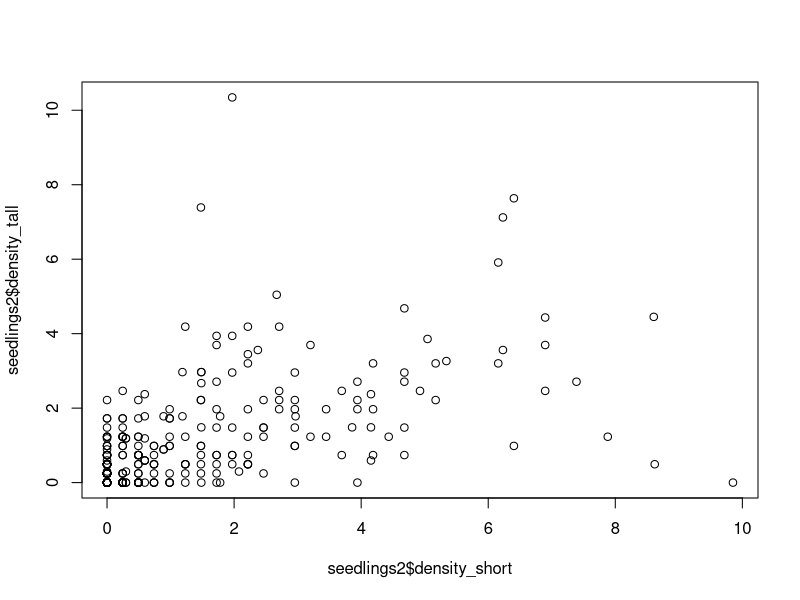
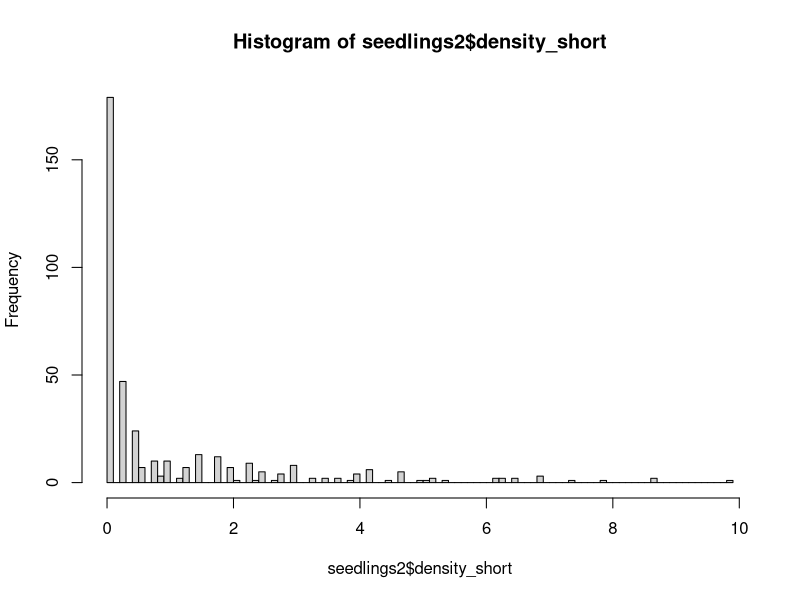
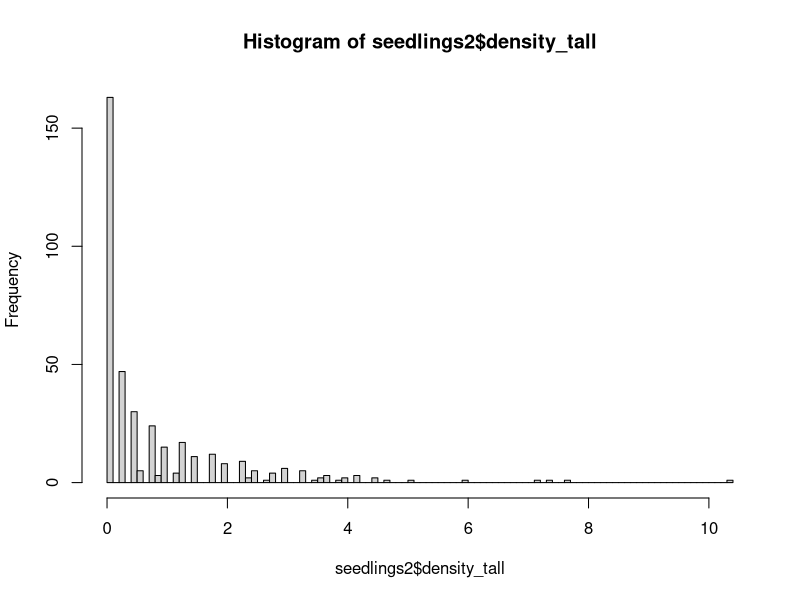
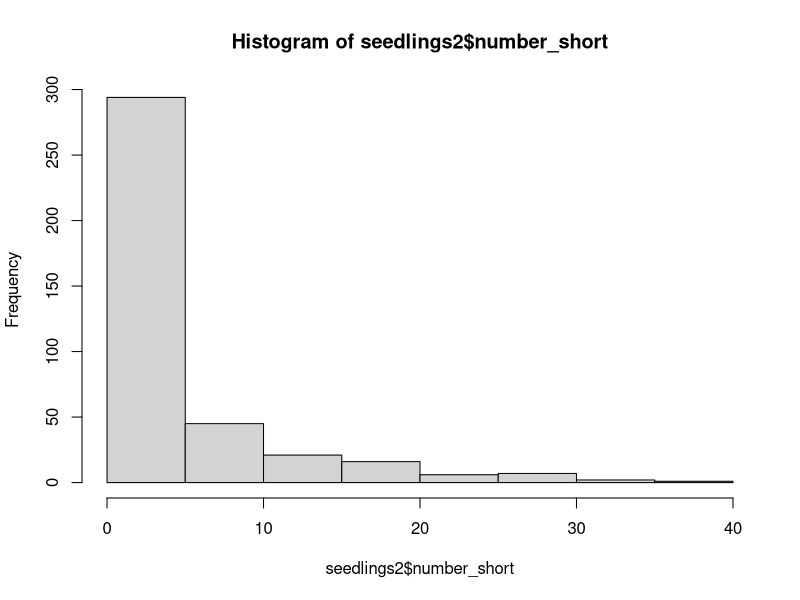
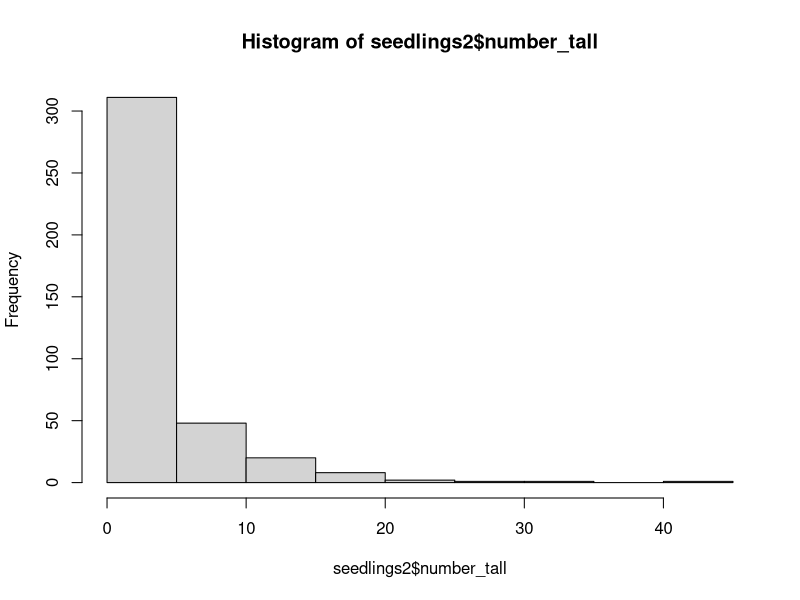
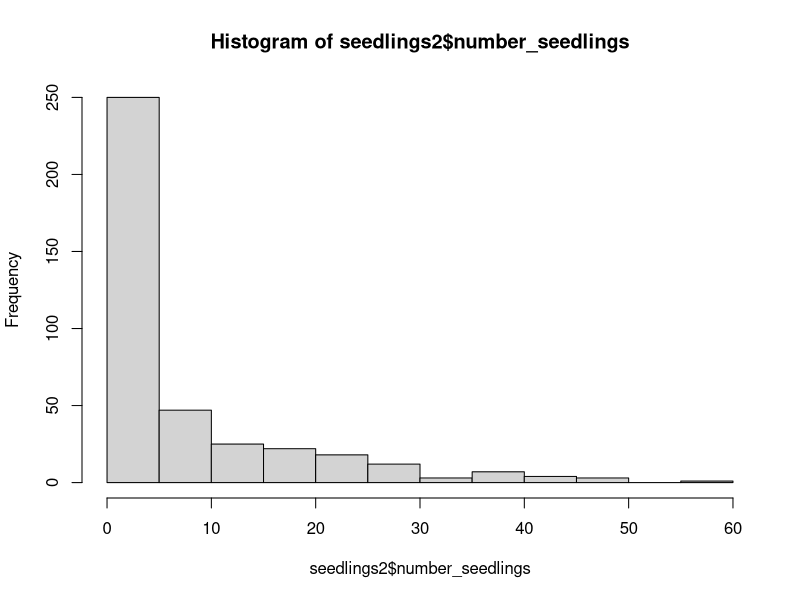
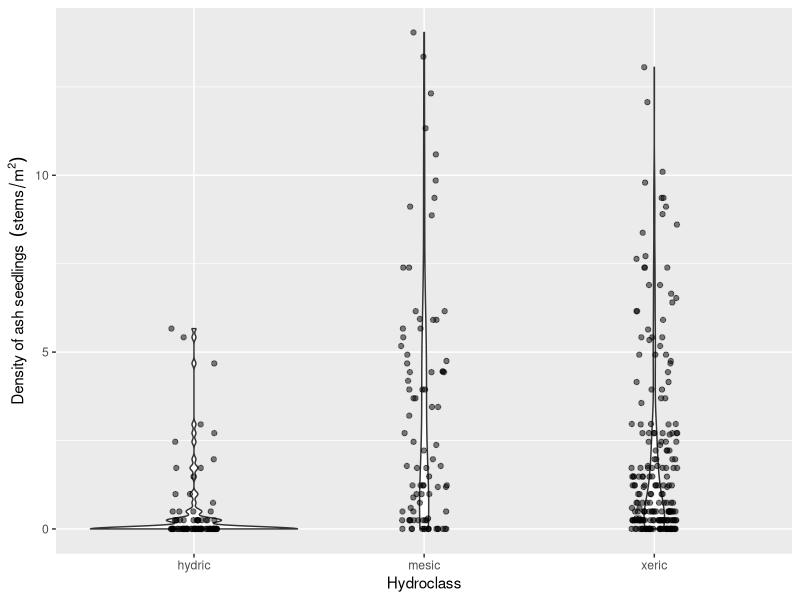
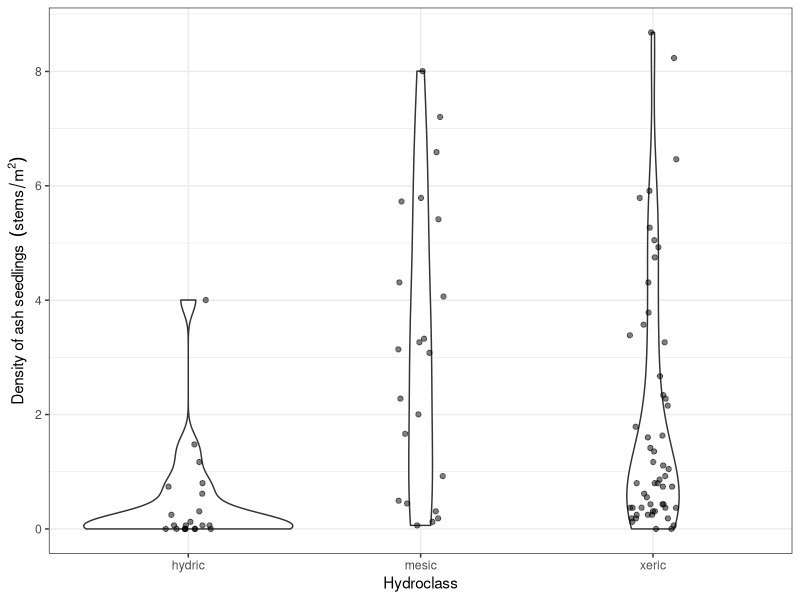

Recreate these plots in R, in order. (Note: this script raises an error after producing the figures.)
# Aaron Tayal
# 8/26/2024
# The purpose is to report what the stem 
# density of ash seedlings, saplings, small trees, and trees is

library(ggplot2)
library(dplyr)


# Hydroclass -----------------------------------------------------------------

hydro <- read.csv("Raw_data/MI-plot-hydroclasses.csv")
str(hydro)
hydro$mstrlvl <- as.factor(hydro$mstrlvl)
# The column "mstrlvl" is either xeric, mesic, or hydric. All plots in one
# transect (3 plots) will have the same assignment of mstrlvl. I will also 
# call this the "hydroclass". The column "plotmstr" has a value from 1 to 5 
# (1 being driest and 5 being the most flooded). The "plotmstr" value can
# vary within a transect. I think it is based on the results of some kind of 
# soil moisture test.

# Note: "MI-plot-hydroclasses.csv" has hydroclass data for 129 plots, including
# some that I do not plan to visit because they are designated "non-ash" plots
# or they are at Brighton.

# Plot centers ---------------------------------------------------------------

plot_centers0 <- read.csv("Raw_data/EAB_Michigan_2024_plot_centers.csv")
str(plot_centers0)
# Kayla: for the center_tree column, I would encourage to split that into two (one for species and one for dbh)
# same for the center tree updated column

# There are 111 plots (37 transects) that I plan to visit (and 2 extra rows due 
# to confusion about the true center for plot 75):
nrow(plot_centers0)

# Remove the 2 additional rows listing info on 75_north and 75_south:
plot_centers0 <- plot_centers0[plot_centers0$center_tree_number != "75_north",]
plot_centers0 <- plot_centers0[plot_centers0$center_tree_number != "75_south",]

nrow(plot_centers0)

# Make transect and park into factors:
plot_centers0$Transect <- as.factor(plot_centers0$Transect)
plot_centers0$Park <- as.factor(plot_centers0$Park)

# Make center tree number into an integer:
plot_centers0$center_tree_number <- as.integer(plot_centers0$center_tree_number)

# There are 98 plots that I have collected seedling data (not counting 75_north):
sum(plot_centers0$seedlings_done_y_n == "y")

# Similarly, there are 98 plots that I have collected sapling data (not counting 
# 75_north):
sum(plot_centers0$saplings_done_y_n == "y")

# There are 97 plots that I have collected tree data for (not counting 75_north).
# At plot 91 at Hudson Mills, we ran out of time to collect tree data due to a 
# thunderstorm
sum(plot_centers0$trees_done_y_n == "y")

# There are 2 plots where we found and measured the center tree but did not 
# collect any seedling, sapling, or tree data due to high waters and a time 
# crunch. These were plots 23 and 66, both at Island Lake.

# This leaves 11 plots that we have neither found the center or recorded data
# for. Four at Hudson Mills, six at Indian Springs, and one at Island Lake. 
# Note: we technically found plot 61 at Island Lake, but I forgot to write
# the center tree DBH, and thus I'm considering it completely not-started.

# Summary: 97 done + 3 partially done + 11 not-started = 111 plots

# Join the hydroclass data into the plot_centers dataframe:
plot_centers <- right_join(hydro, plot_centers0)
nrow(plot_centers) == nrow(plot_centers0)

# Try to understand which hydroclasses (hydric, mesic, xeric) are found at 
# each Park:
table((plot_centers %>% filter(Park == "Highland"))$mstrlvl)
table((plot_centers %>% filter(Park == "Hudson Mills"))$mstrlvl)
table((plot_centers %>% filter(Park == "Indian Springs"))$mstrlvl)
table((plot_centers %>% filter(Park == "Island Lake"))$mstrlvl)
table((plot_centers %>% filter(Park == "Kensington"))$mstrlvl)
table((plot_centers %>% filter(Park == "Pontiac Lake"))$mstrlvl)
table((plot_centers %>% filter(Park == "Proud Lake"))$mstrlvl)

# Seedlings -------------------------------------------------------------------

seedlings <- read.csv("Raw_data/EAB_Michigan_2024_seedlings.csv")
str(seedlings)
# At one plot (75 at Indian Springs), we found two center trees marked 75.
# The true, original plot 75 is the one I want to use. I called this one 
# "75_south" in my datasheet this year. So I need to remove "75_north" rows and
# rename "75_south" rows as simply "75".
seedlings <- seedlings[seedlings$center_tree_number != "75_north",]
seedlings$center_tree_number[seedlings$center_tree_number == "75_south"] <- "75"
str(seedlings)

seedlings$center_tree_number <- as.integer(seedlings$center_tree_number)

# To combine the data on plot centers with the seedling data, I want to
# keep all rows in seedlings:
seedlings2 <- right_join(plot_centers, seedlings, by="center_tree_number")
# I notice test if the number of rows are the same,
# indicating that the datasets combined sucessfully:
nrow(seedlings2) == nrow(seedlings)

# We recorded data for each quadrant of each microplot, so I need to add up the
# four quadrants for short seedlings (those that are shorter than 25 cm):
seedlings2$number_short <- 
  seedlings2$northeast_number_established_short +
  seedlings2$southeast_number_established_short +
  seedlings2$southwest_number_established_short +
  seedlings2$northwest_number_established_short

# Same for tall seedlings:
seedlings2$number_tall <- 
  seedlings2$northeast_number_established_tall +
  seedlings2$southeast_number_established_tall +
  seedlings2$southwest_number_established_tall +
  seedlings2$northwest_number_established_tall

# Now make a column for the total number of seedlings (both short and tall):
seedlings2$number_seedlings <- seedlings2$number_short + seedlings2$number_tall

# Now I need to divide the raw counts by the area of the circular microplot to
# get the density. The density will be in units of stems per meter^2
seedlings2$density_short <-
  (seedlings2$number_short / seedlings2$area_of_microplot_m_squared)

seedlings2$density_tall <-
  (seedlings2$number_tall / seedlings2$area_of_microplot_m_squared)

seedlings2$density_seedlings <- 
  (seedlings2$number_seedlings / seedlings2$area_of_microplot_m_squared)

# For a common sense check, I'll plot the density of short seedlings against
# the density of tall seedlings.  I predict (prior to seeing it) that they 
# will be correlated.
plot(seedlings2$density_short,
     seedlings2$density_tall)

# I will plot histograms for short and tall seedlings. I want to know what is 
# the qualitative shape of the distribution:
hist(seedlings2$density_short, breaks=100)
hist(seedlings2$density_tall, breaks=100)

hist(seedlings2$number_short) # I wanted to see the count data, too
hist(seedlings2$number_tall)
hist(seedlings2$number_seedlings)

# Note: these density variables are pseudo-continuous, but really they are
# discrete, because the counts are discrete, and so there are only a limited
# number of values that the density can take.

# I want to make a violin plot that shows the distribution of seedling densities
# for each of the three hydroclasses (xeric, mesic, and hydric)
ggplot(data=seedlings2, aes(x=factor(mstrlvl), 
                            y=density_seedlings)) +
  geom_violin() +
  geom_jitter(height=0, width=0.1, alpha=0.5) +
  xlab("Hydroclass") +
  ylab(bquote("Density of ash seedlings " ~ (stems/m^2)))

# I want to take an average of the 4 microplots in order to report data at the 
# plot level. 

# IMPORTANT NOTE: sometimes, we forgot to write the percent cover
# for 1 out of 4 of the microplots. I have instructed the code to strip NA values
# before taking the mean.  I'm assuming it's okay because we still have three other
# values, but I need to check on this.

seedlings_by_plot <- seedlings2 %>% group_by(center_tree_number) %>% 
  summarize(Park = first(Park),
            Transect = first(Transect),
            mstrlvl = first(mstrlvl),
            plotmstr = first(plotmstr),
            mean_percent_cover = mean(percent_cover_0_0.5_1_3.5_8_15.5_25.5_etc, 
                                 na.rm=TRUE),
            mean_density_short = mean(density_short),
            mean_density_tall = mean(density_tall),
            mean_density_seedlings = mean(density_seedlings),
            total_number_short = sum(number_short),
            total_number_tall = sum(number_tall),
            total_number_seedlings = sum(number_seedlings))

#write.csv(seedlings_by_plot, file="Cleaned_data/seedlings_by_plot.csv")

# Make a graph that shows the seedling densities by hydroclass, at the plot level
ggplot(data=seedlings_by_plot, aes(x=factor(mstrlvl), y=mean_density_seedlings)) +
  geom_violin() +
  geom_jitter(height=0, width=0.1, alpha=0.5) +
  xlab("Hydroclass") +
  ylab(bquote("Density of ash seedlings " ~ (stems/m^2))) +
  scale_y_continuous(breaks=seq(0,9,2)) +
  theme_bw()

# Make a similar graph for short seedlings (under 25 cm):
ggplot(data=seedlings_by_plot, aes(x=factor(mstrlvl), y=mean_density_short)) +
  geom_violin() +
  geom_jitter(height=0, width=0.1, alpha=0.5) +
  xlab("Hydroclass") +
  ylab(bquote("Density of short ash seedlings <25 cm  " ~ (stems/m^2))) +
  scale_y_continuous(breaks=seq(0,9,2)) +
  ylim(-0.15, 6) +
  theme_bw()

# Same for tall seedlings:
ggplot(data=seedlings_by_plot, aes(x=factor(mstrlvl), y=mean_density_tall)) +
  geom_violin() +
  geom_jitter(height=0, width=0.1, alpha=0.5) +
  xlab("Hydroclass") +
  ylab(bquote("Density of tall ash seedlings 25-137 cm  " ~ (stems/m^2))) +
  ylim(-0.15, 6) +
  theme_bw()

# And for percent cover:
ggplot(data=seedlings_by_plot, aes(x=factor(mstrlvl), y=mean_percent_cover)) +
  geom_violin() +
  geom_jitter(height=0, width=0.1, alpha=0.5) +
  xlab("Hydroclass") +
  ylab("Percent cover of ash seedlings (%)") +
  theme_bw()

# Make a transect-level summary:
seedlings_by_transect <- seedlings2 %>% group_by(Transect) %>% 
  summarize(Park = first(Park),
            mstrlvl = first(mstrlvl),
            mean_plotmstr = mean(plotmstr),
            mean_percent_cover = mean(percent_cover_0_0.5_1_3.5_8_15.5_25.5_etc, 
                                      na.rm=TRUE),
            mean_density_short = mean(density_short),
            mean_density_tall = mean(density_tall),
            mean_density_seedlings = mean(density_seedlings),
            total_number_short = sum(number_short),
            total_number_tall = sum(number_tall),
            total_number_seedlings = sum(number_seedlings))

#write.csv(seedlings_by_transect, file="Cleaned_data/seedlings_by_transect.csv")

# Make a graph that shows the seedling densities by hydroclass, at the transect level:
ggplot(data=seedlings_by_transect, aes(x=mstrlvl, y=mean_density_seedlings)) +
  geom_violin() +
  geom_jitter(height=0, width=0.1, alpha=0.5) +
  xlab("Hydroclass") +
  ylab(bquote("Density of ash seedlings " ~ (stems/m^2))) +
  scale_y_continuous(breaks=seq(0,9,2)) +
  theme_bw()

# Make a graph that shows the number of seedlings by hydroclass, at the transect level:
ggplot(data=seedlings_by_transect, aes(x=mstrlvl, y=total_number_seedlings)) +
  geom_violin() +
  geom_jitter(height=0, width=0.1, alpha=0.5) +
  xlab("Hydroclass") +
  ylab("Total number of ash seedlings (stems)") +
  theme_bw()

# Make a graph that shows the percent cover by hydroclass, at the transect level
ggplot(data=seedlings_by_transect, aes(x=mstrlvl, y=mean_percent_cover)) +
  geom_violin() +
  geom_jitter(height=0, width=0.1, alpha=0.5) +
  xlab("Hydroclass") +
  ylab("Percent cover of ash seedlings (%)") +
  theme_bw()

# Make a graph that shows the seedling densities by park, at the transect level:
ggplot(data=seedlings_by_transect, aes(x=Park, y=mean_density_seedlings)) +
  geom_violin() +
  geom_jitter(height=0, width=0.1, alpha=0.5) +
  xlab("Hydroclass") +
  ylab(bquote("Density of ash seedlings " ~ (stems/m^2))) +
  scale_y_continuous(breaks=seq(0,9,2)) +
  theme_bw()

# Saplings --------------------------------------------------------------------

saplings <- read.csv("Raw_data/EAB_Michigan_2024_saplings.csv")
str(saplings)
# Remove 75_north and rename 75_south to 75 (see seedlings for details)
saplings <- saplings[saplings$center_tree_number != "75_north",]
saplings$center_tree_number[saplings$center_tree_number == "75_south"] <- "75"

saplings$center_tree_number <- as.integer(saplings$center_tree_number)

# Trying to add in the plot center info to this dataframe:
saplings2 <- right_join(plot_centers, saplings, by="center_tree_number")
nrow(saplings) == nrow(saplings2)

# Saplings were counted in each quadrant, so I want to sum up the quadrants
# to get a total number of saplings by plot
saplings_by_plot <- saplings2 %>% group_by(center_tree_number) %>% 
  summarize(Park = first(Park),
            Transect = first(Transect),
            mstrlvl = first(mstrlvl),
            plotmstr = first(plotmstr),
            number_saplings = sum(number_of_stems))

# To find the density of saplings, I need to divide the number of saplings 
# found in the subplot (8 meters in radius) by the area of that subplot. 
# The area of the subplot is 201.062 m^2. The unit will be stems per m^2.
saplings_by_plot$density_saplings <- saplings_by_plot$number_saplings / 201.062

# I would like to also change the units to stems per hectare:
saplings_by_plot$density_saplings_stems_per_ha <- 
  saplings_by_plot$density_saplings * 10000

#write.csv(saplings_by_plot, file="Cleaned_data/saplings_by_plot.csv")


# Now, make a violin plot that shows the density of saplings found at each plot, 
# as a function of hydroclass
ggplot(data=saplings_by_plot, aes(x=factor(mstrlvl), 
                                  y=density_saplings)) + 
  geom_violin() +
  geom_jitter(height=0, width=0.1, alpha=0.5) +
  xlab("Hydroclass") +
  ylab(bquote("Density of ash saplings " ~ (stems/m^2))) +
  theme_bw()

# Now create a summary at the transect level:
saplings_by_transect <- saplings_by_plot %>% group_by(Transect) %>%
  summarise(Park = first(Park),
            mstrlvl = first(mstrlvl),
            mean_plotmstr = mean(plotmstr),
            mean_density_saplings = mean(density_saplings))

write.csv(saplings_by_transect, file="Cleaned_data/saplings_by_transect.csv")

# Now, make a violin plot that shows the mean density of saplings found at each 
# transect, as a function of hydroclass
ggplot(data=saplings_by_transect, aes(x=mstrlvl, 
                                  y=mean_density_saplings)) + 
  geom_violin() +
  geom_jitter(height=0, width=0.1, alpha=0.5) +
  xlab("Hydroclass") +
  ylab(bquote("Density of ash saplings " ~ (stems/m^2))) +
  theme_bw()

# Small trees and trees -------------------------------------------------------

trees <- read.csv("Raw_data/EAB_Michigan_2024_trees.csv")

# Remove 75_north and rename 75_south to 75 (see seedlings for details)
trees <- trees[trees$center_tree_number != "75_north",]
trees$center_tree_number[trees$center_tree_number == "75_south"] <- "75"

trees$center_tree_number <- as.integer(trees$center_tree_number)
trees$ash_species <- as.factor(trees$ash_species)

# Add in plot center data
trees2 <- right_join(plot_centers, trees, by="center_tree_number")
nrow(trees) == nrow(trees2)

# Remove any rows where the species of tree is not ash (keep rows where ash_species is NA)
# Note: the hickory and Zanthoxylum rows were tagged trees
levels(trees2$ash_species)
trees2 <- trees2[( trees2$ash_species != "hickory" | is.na(trees2$ash_species) ), ]
trees2 <- trees2[( trees2$ash_species != "Zanthoxylum (prickly ash)" | is.na(trees2$ash_species) ), ]
trees2$ash_species <- droplevels(trees2$ash_species)
levels(trees2$ash_species)

# I want to make a column that simplifies ash_species so that there are only 
# three categories: black, green/white/pumpkin, and unknown
trees2$ash_species_simple <- as.character(trees2$ash_species)
trees2$ash_species_simple[trees2$ash_species_simple == "green"] <- "green_white_or_pumpkin"
trees2$ash_species_simple[trees2$ash_species_simple == "green or pumpkin"] <- "green_white_or_pumpkin"
trees2$ash_species_simple[trees2$ash_species_simple == "green or white"] <- "green_white_or_pumpkin"
trees2$ash_species_simple[trees2$ash_species_simple == "green white or pumpkin"] <- "green_white_or_pumpkin"
trees2$ash_species_simple[trees2$ash_species_simple == "black?"] <- "unknown"
trees2$ash_species_simple[trees2$ash_species_simple == "?"] <- "unknown"
trees2$ash_species_simple[trees2$ash_species_simple == "green?"] <- "unknown"
trees2$ash_species_simple[trees2$ash_species_simple == "white?"] <- "unknown"
trees2$ash_species_simple <- as.factor(trees2$ash_species_simple)
table(trees2$ash_species_simple)

# Which center_tree_number values are found in seedlings but not found in 
# trees?
a <- seedlings_by_plot$center_tree_number
b <- sort(unique(trees2$center_tree_number))
b
setdiff(a, b)
# Plot 91 at Hudson Mills is correct to be missing from trees2

# Make sure the variable that records which quadrant the tree was in is accurate:
trees2$quadrant_NE_SE_SW_NW <- as.factor(trees2$quadrant_NE_SE_SW_NW)
summary(trees2$quadrant_NE_SE_SW_NW)
trees2[trees2$quadrant_NE_SE_SW_NW == "?",] # The only rows with ? for quadrant
# are about 100 meters from the center (and so will be filtered out)

# Which rows are simply recording the absence of any trees?
c <- trees2$center_tree_number[trees2$quadrant_NE_SE_SW_NW == "none"]
c
unique(c)
d <- trees2$center_tree_number[trees2$quadrant_NE_SE_SW_NW != "none"]
unique(d)
intersect(unique(c), unique(d)) # Make sure no trees are recorded from plots
# also marked as having no trees.

# We only recorded compass direction at the beginning of summer 
# (it was a lot of work). But we can at least check the data against quadrant
# to see if they agree
trees2$compass_direction <- as.numeric(trees2$compass_direction)
ggplot(data=trees2, aes(x=quadrant_NE_SE_SW_NW, y=compass_direction)) +
  geom_point() +
  geom_hline(yintercept=90) +
  geom_hline(yintercept=180) +
  geom_hline(yintercept=270)
# Looks like there are three rows where compass direction and quadrant disagree:
trees2[trees2$compass_direction > 270 & trees2$quadrant_NE_SE_SW_NW != "NW" &
        is.na(trees2$compass_direction) == FALSE , ]
# All of these three rows were tagged ash. When it comes time to identify tagged
# ash in datasets from previous years, we will know about this issue. I'm not
# going to try to change anything right now.
  

# I want to create a new dataframe of trees so that small trees (2.5-10 cm DBH)
# are counted only if they occur within the 8 meter radius subplot. Furthermore,
# trees (10 cm DBH and up) are counted only if they occur within the 18 meter
# radius main plot

# First I need to change the variable distance_to_center_meters into a 
# numeric variable.  For many of the trees inside the 8 meter subplot, we
# simply wrote "less than 8" to indicate it was in the subplot. So now I 
# will name these as 4 (4 meters) even though they ranged from 0 m to 8 m
trees2$distance_to_center_meters_simple <- trees2$distance_to_center_meters
trees2$distance_to_center_meters_simple[trees2$distance_to_center_meters_simple == "less than 8"] <- "4"
trees2$distance_to_center_meters_simple[trees2$distance_to_center_meters_simple == "between 8 and 18"] <- "13"
trees2$distance_to_center_meters_simple[trees2$distance_to_center_meters_simple == "greater than 18"] <- "25"
trees2$distance_to_center_meters_simple[trees2$distance_to_center_meters_simple == "approx 100 m"] <- "100"
trees2$distance_to_center_meters_simple <- as.numeric(trees2$distance_to_center_meters_simple)
hist(trees2$distance_to_center_meters_simple, breaks=100)

# Small trees must be >= 2.5 cm DBH AND < 12.5 cm DBH AND distance to the center
# must be <= 8 meters
small_trees <- trees2 %>% dplyr::filter(quadrant_NE_SE_SW_NW != "none") %>%
  dplyr::filter(diameter_at_137_cm_in_cm >= 2.5) %>%
  dplyr::filter(diameter_at_137_cm_in_cm < 10) %>%
  dplyr::filter(distance_to_center_meters_simple <= 8)
plot(small_trees$diameter_at_137_cm_in_cm)
hist(small_trees$diameter_at_137_cm_in_cm, breaks=50)
plot(small_trees$distance_to_center_meters_simple)

#write.csv(small_trees, file="Cleaned_data/individual_small_trees.csv")

# Big trees must be >= 10 cm DBH AND distance to the center must be <= 18 meters
big_trees <- trees2 %>% dplyr::filter(quadrant_NE_SE_SW_NW != "none") %>%
  dplyr::filter(diameter_at_137_cm_in_cm >= 10) %>%
  dplyr::filter(distance_to_center_meters_simple <= 18)
plot(big_trees$diameter_at_137_cm_in_cm)
plot(big_trees$distance_to_center_meters_simple)

write.csv(big_trees, file="Cleaned_data/individual_big_trees.csv")

# Now, create a summary of how many ash small trees were found in each plot
small_trees_by_plot <- small_trees %>% group_by(center_tree_number) %>%
  summarise(Park = first(Park),
            Transect = first(Transect),
            mstrlvl = first(mstrlvl),
            plotmstr = first(plotmstr),
            number_small_trees = n())

# Now, for any center tree numbers not mentioned in small_trees_by_plot,
# but that are in trees2, I'd like to put another row with a zero in it:
b # b is all the center tree numbers where presence/absence of trees was recorded
e <- small_trees_by_plot$center_tree_number
e # e is all the center tree numbers where small trees were found in the subplot
f <- sort(setdiff(b, e)) # f is all the center tree numbers were zero small
# trees were found in the subplot

# Add a row for each center tree where no small trees were found in the subplot:
for (k in (1:length(f))){
  info <- plot_centers %>% filter(center_tree_number == f[k]) %>% 
    select(center_tree_number, Park, Transect, mstrlvl, plotmstr)
  info$number_small_trees <- 0
  small_trees_by_plot <- small_trees_by_plot %>% bind_rows(info)
}

# Reorder the rows by center_tree_number
small_trees_by_plot <- small_trees_by_plot %>% arrange(center_tree_number)

g <- small_trees_by_plot$center_tree_number
all.equal(b, g) # This shows that small_trees_by_plot now has all the same center
# trees that we recorded the presence or absence of trees at

# Create a histogram of number of small trees to investigate whether the 
# distribution follows a Poisson distribution.
ggplot(data=small_trees_by_plot, aes(x=number_small_trees)) +
  geom_histogram() +
  theme_classic()
# The Poisson distribution assumes that events (here the presence of a small
# tree) occur independently of the position of other small trees. That assumption
# is obviously false

# To find the density of small trees, I need to divide the number of them 
# found in the subplot (8 meters in radius) by the area of that subplot. 
# The area of the subplot is 201.062 m^2. The unit will be stems per m^2.
small_trees_by_plot$density_small_trees <- small_trees_by_plot$number_small_trees / 201.062

# I would like to also change the units to stems per hectare:
small_trees_by_plot$density_small_trees_stems_per_ha <- 
  small_trees_by_plot$density_small_trees * 10000

# Now, make a violin plot that shows the number of small trees found at each 
# plot, as a function of hydroclass
ggplot(data=small_trees_by_plot, aes(x=factor(mstrlvl), 
                                    y=density_small_trees)) + 
  geom_violin() +
  geom_jitter(height=0, width=0.1, alpha=0.5) +
  xlab("Hydroclass") +
  ylab(bquote("Density of ash small trees " ~ (stems/m^2))) +
  theme_bw()

# Now the same type of summary for big trees
big_trees_by_plot <- big_trees %>% group_by(center_tree_number) %>%
  summarise(number_big_trees = n())

# Now merge big_trees_by_plot into the small_trees_by_plot dataframe:
trees_by_plot <- full_join(small_trees_by_plot, 
                                    big_trees_by_plot, by="center_tree_number")
# Replace NAs with zeros for number of big trees:
trees_by_plot$number_big_trees[is.na(trees_by_plot$number_big_trees)] <- 0

# Calculate the density of big trees in stems per m^2:
trees_by_plot$density_big_trees <- trees_by_plot$number_big_trees / 1017.876

# And in stems per hectare:
trees_by_plot$density_big_trees_stems_per_ha <- 
  trees_by_plot$density_big_trees * 10000

# Now, make a violin plot that shows the number of big trees found at each 
# plot, as a function of hydroclass
ggplot(data=trees_by_plot, aes(x=mstrlvl, 
                                     y=density_big_trees)) + 
  geom_violin() +
  geom_jitter(height=0, width=0.1, alpha=0.5) +
  xlab("Hydroclass") +
  ylab(bquote("Density of ash big trees " ~ (stems/m^2))) +
  theme_bw()

#write.csv(trees_by_plot, file="Cleaned_data/trees_by_plot.csv")

# Create a transect-level summary of the tree data:
trees_by_transect <- trees_by_plot %>% group_by(Transect) %>%
  summarise(Park = first(Park),
            mstrlvl = first(mstrlvl),
            mean_plotmstr = mean(plotmstr),
            mean_density_small_trees = mean(density_small_trees),
            mean_density_small_trees_stems_per_ha = mean(density_small_trees_stems_per_ha),
            mean_density_big_trees = mean(density_big_trees),
            mean_density_big_trees_stems_per_ha = mean(density_big_trees_stems_per_ha))

write.csv(trees_by_transect, file="Cleaned_data/trees_by_transect.csv")

# Graph the number of small trees by hydroclass, at the transect level:
ggplot(data=trees_by_transect, aes(x=mstrlvl, 
                               y=mean_density_small_trees)) + 
  geom_violin() +
  geom_jitter(height=0, width=0.1, alpha=0.5) +
  xlab("Hydroclass") +
  ylab(bquote("Density of ash small trees " ~ (stems/m^2))) +
  theme_bw()

# Make a scatter plot of the small trees with diameter in the x-axis and 
# canopy condition in the y-axis.
ggplot(data=small_trees, aes(x=diameter_at_137_cm_in_cm, y=canopy_condition_1_5,
                             color=ash_species_simple)) +
  geom_jitter(height=0.05, width=0, alpha=0.4) +
  theme_classic()
